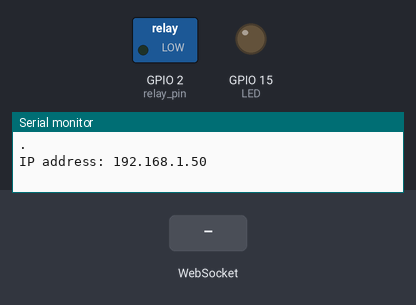
A sketch run on a simulated ESP32. Parts: switched loads named in the sketch (green lamp = pin HIGH), output pins drawn as LEDs (lit = HIGH), the last lines printed to the serial monitor. Inputs (shaded band) come from the test bench. WiFi joins after 1.5 s; servers stay silent unless stated; the camera gives no picture.

Above: at 4.5 s.
4.6 s: WebSocket text "1" received
At 5.5 s:
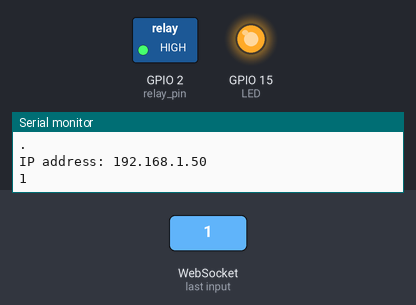
6.1 s: WebSocket text "5" received
At 6.9 s:
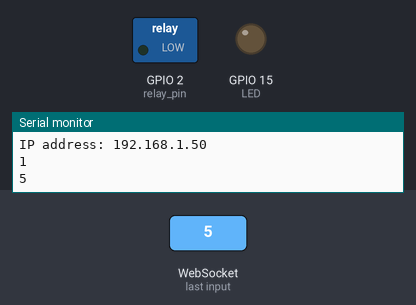
Timing chart, 0 to 9.1 s (numbered marks = the images above; inputs shaded):
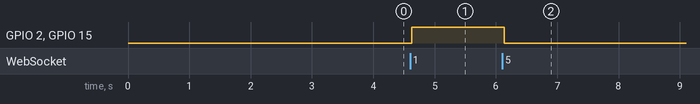

Measured:
- after the input at 4.6 s, GPIO 2 (relay_pin), GPIO 15 (LED): LOW → HIGH at once
- after the input at 6.1 s, GPIO 2 (relay_pin), GPIO 15 (LED): HIGH → LOW at once

The sketch:

open_door.ino
```cpp
#include <WiFi.h> // Include WIFi Library for ESP32
#include <WebServer.h> // Include WebSever Library for ESP32
#include <WebSocketsServer.h>  // Include Websocket Library
#include "esp_camera.h"

#define CAMERA_MODEL_AI_THINKER
#include "camera_pins.h"


const char* ssid = "POCO";  // Your SSID
const char* password = "26092002"; // Your Password
#define LED 15
#define relay_pin 2 // pin 12 can also be used
unsigned long door_opened_millis = 0;
long interval = 10000;           // open lock for ... milliseconds
bool isUserControl = false;

// WebServer server(80);  // create instance for web server on port "80"
WebSocketsServer webSocket = WebSocketsServer(60);  //create instance for webSocket server on port"60"

void setup() {
  // put your setup code here, to run once:
  camera_config_t config;
  config.ledc_channel = LEDC_CHANNEL_0;
  config.ledc_timer = LEDC_TIMER_0;
  config.pin_d0 = Y2_GPIO_NUM;
  config.pin_d1 = Y3_GPIO_NUM;
  config.pin_d2 = Y4_GPIO_NUM;
  config.pin_d3 = Y5_GPIO_NUM;
  config.pin_d4 = Y6_GPIO_NUM;
  config.pin_d5 = Y7_GPIO_NUM;
  config.pin_d6 = Y8_GPIO_NUM;
  config.pin_d7 = Y9_GPIO_NUM;
  config.pin_xclk = XCLK_GPIO_NUM;
  config.pin_pclk = PCLK_GPIO_NUM;
  config.pin_vsync = VSYNC_GPIO_NUM;
  config.pin_href = HREF_GPIO_NUM;
  config.pin_sscb_sda = SIOD_GPIO_NUM;
  config.pin_sscb_scl = SIOC_GPIO_NUM;
  config.pin_pwdn = PWDN_GPIO_NUM;
  config.pin_reset = RESET_GPIO_NUM;
  config.xclk_freq_hz = 20000000;
  config.pixel_format = PIXFORMAT_JPEG;
  //init with high specs to pre-allocate larger buffers
  if(psramFound()){
    config.frame_size = FRAMESIZE_UXGA;
    config.jpeg_quality = 10;
    config.fb_count = 2;
  } else {
    config.frame_size = FRAMESIZE_SVGA;
    config.jpeg_quality = 12;
    config.fb_count = 1;
  }

#if defined(CAMERA_MODEL_ESP_EYE)
  pinMode(13, INPUT_PULLUP);
  pinMode(14, INPUT_PULLUP);
#endif

  // camera init
  esp_err_t err = esp_camera_init(&config);
  if (err != ESP_OK) {
    Serial.printf("Camera init failed with error 0x%x", err);
    return;
  }

  sensor_t * s = esp_camera_sensor_get();
  //initial sensors are flipped vertically and colors are a bit saturated
  if (s->id.PID == OV3660_PID) {
    s->set_vflip(s, 1);//flip it back
    s->set_brightness(s, 1);//up the blightness just a bit
    s->set_saturation(s, -2);//lower the saturation
  }
  //drop down frame size for higher initial frame rate
  s->set_framesize(s, FRAMESIZE_QVGA);

#if defined(CAMERA_MODEL_M5STACK_WIDE)
  s->set_vflip(s, 1);
  s->set_hmirror(s, 1);
#endif

  digitalWrite(LED, LOW);
  pinMode(LED, OUTPUT); // Set PIN22 As output(LED Pin)
  digitalWrite(relay_pin, LOW);
  pinMode(relay_pin, OUTPUT);
  Serial.begin(115200); // Init Serial for Debugging.
  WiFi.begin(ssid, password); // Connect to Wifi
  while (WiFi.status() != WL_CONNECTED) { // Check if wifi is connected or not
    delay(3000);
    Serial.print(".");
  }
  Serial.println();
  // Print the IP address in the serial monitor windows.
  Serial.print("IP address: ");
  Serial.println(WiFi.localIP());
  // server.begin(); // init the server
  webSocket.begin();  // init the Websocketserver
  webSocket.onEvent(webSocketEvent);  // init the webSocketEvent function when a websocket event occurs
}

// This function gets a call when a WebSocket event occurs
void webSocketEvent(byte num, WStype_t type, uint8_t * payload, size_t length) {
  switch (type) {
    case WStype_DISCONNECTED: // enum that read status this is used for debugging.
      break;
    case WStype_CONNECTED:  // Check if a WebSocket client is connected or not
      break;
    case WStype_TEXT: // check responce from client
      Serial.println(payload[0] - 48);  // the payload variable stores teh status internally
      if (payload[0] - 48 == 9) {
        digitalWrite(LED, HIGH);
        digitalWrite(relay_pin, HIGH);
        door_opened_millis = millis(); // time relay closed and door opened
      } else {
        if (payload[0] - 48 == 1) {
          isUserControl = true;
        } else {
          isUserControl = false;
        }
        digitalWrite(LED, payload[0] - 48);
        digitalWrite(relay_pin, payload[0] - 48);
      }
      break;
  }
}


void loop() {
  // server.handleClient();  // webserver methode that handles all Client
  webSocket.loop(); // websocket server methode that handles all Client
  if (!isUserControl && millis() - interval > door_opened_millis) { // current time - face recognised time > 5 secs
    digitalWrite(LED, LOW); //open relay
    digitalWrite(relay_pin, LOW);
  }
  camera_fb_t *fb = esp_camera_fb_get();
  if (fb) {

    // Gửi mảng binary qua WebSocket
    webSocket.broadcastBIN(fb->buf, fb->len);

    esp_camera_fb_return(fb);
  }
}
```

camera_pins.h
```cpp
#if defined(CAMERA_MODEL_WROVER_KIT)
#define PWDN_GPIO_NUM    -1
#define RESET_GPIO_NUM   -1
#define XCLK_GPIO_NUM    21
#define SIOD_GPIO_NUM    26
#define SIOC_GPIO_NUM    27

#define Y9_GPIO_NUM      35
#define Y8_GPIO_NUM      34
#define Y7_GPIO_NUM      39
#define Y6_GPIO_NUM      36
#define Y5_GPIO_NUM      19
#define Y4_GPIO_NUM      18
#define Y3_GPIO_NUM       5
#define Y2_GPIO_NUM       4
#define VSYNC_GPIO_NUM   25
#define HREF_GPIO_NUM    23
#define PCLK_GPIO_NUM    22

#elif defined(CAMERA_MODEL_ESP_EYE)
#define PWDN_GPIO_NUM    -1
#define RESET_GPIO_NUM   -1
#define XCLK_GPIO_NUM    4
#define SIOD_GPIO_NUM    18
#define SIOC_GPIO_NUM    23

#define Y9_GPIO_NUM      36
#define Y8_GPIO_NUM      37
#define Y7_GPIO_NUM      38
#define Y6_GPIO_NUM      39
#define Y5_GPIO_NUM      35
#define Y4_GPIO_NUM      14
#define Y3_GPIO_NUM      13
#define Y2_GPIO_NUM      34
#define VSYNC_GPIO_NUM   5
#define HREF_GPIO_NUM    27
#define PCLK_GPIO_NUM    25

#elif defined(CAMERA_MODEL_M5STACK_PSRAM)
#define PWDN_GPIO_NUM     -1
#define RESET_GPIO_NUM    15
#define XCLK_GPIO_NUM     27
#define SIOD_GPIO_NUM     25
#define SIOC_GPIO_NUM     23

#define Y9_GPIO_NUM       19
#define Y8_GPIO_NUM       36
#define Y7_GPIO_NUM       18
#define Y6_GPIO_NUM       39
#define Y5_GPIO_NUM        5
#define Y4_GPIO_NUM       34
#define Y3_GPIO_NUM       35
#define Y2_GPIO_NUM       32
#define VSYNC_GPIO_NUM    22
#define HREF_GPIO_NUM     26
#define PCLK_GPIO_NUM     21

#elif defined(CAMERA_MODEL_M5STACK_WIDE)
#define PWDN_GPIO_NUM     -1
#define RESET_GPIO_NUM    15
#define XCLK_GPIO_NUM     27
#define SIOD_GPIO_NUM     22
#define SIOC_GPIO_NUM     23

#define Y9_GPIO_NUM       19
#define Y8_GPIO_NUM       36
#define Y7_GPIO_NUM       18
#define Y6_GPIO_NUM       39
#define Y5_GPIO_NUM        5
#define Y4_GPIO_NUM       34
#define Y3_GPIO_NUM       35
#define Y2_GPIO_NUM       32
#define VSYNC_GPIO_NUM    25
#define HREF_GPIO_NUM     26
#define PCLK_GPIO_NUM     21

#elif defined(CAMERA_MODEL_AI_THINKER)
#define PWDN_GPIO_NUM     32
#define RESET_GPIO_NUM    -1
#define XCLK_GPIO_NUM      0
#define SIOD_GPIO_NUM     26
#define SIOC_GPIO_NUM     27

#define Y9_GPIO_NUM       35
#define Y8_GPIO_NUM       34
#define Y7_GPIO_NUM       39
#define Y6_GPIO_NUM       36
#define Y5_GPIO_NUM       21
#define Y4_GPIO_NUM       19
#define Y3_GPIO_NUM       18
#define Y2_GPIO_NUM        5
#define VSYNC_GPIO_NUM    25
#define HREF_GPIO_NUM     23
#define PCLK_GPIO_NUM     22

#else
#error "Camera model not selected"
#endif
```
